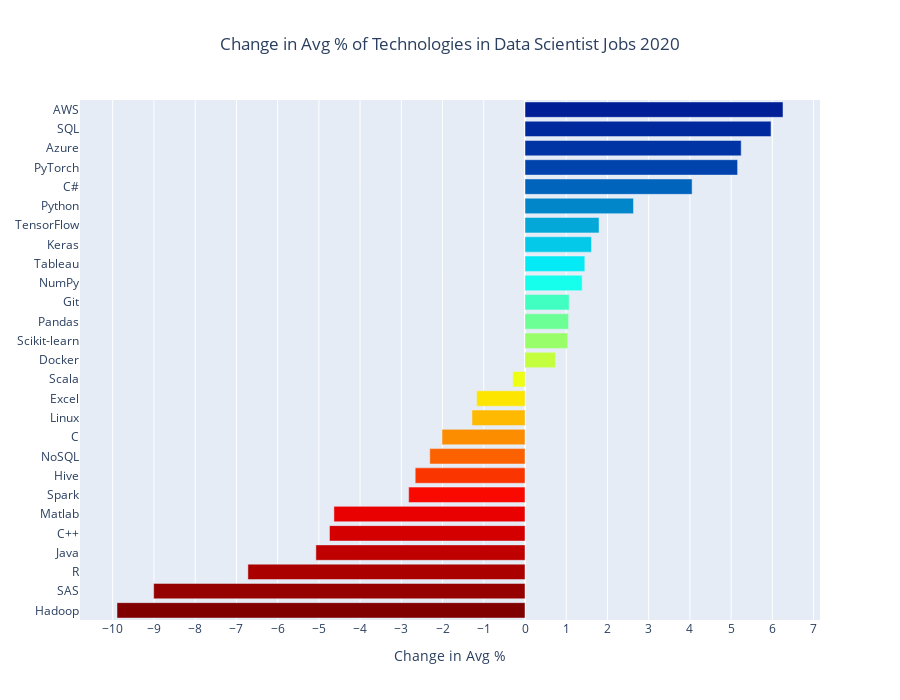

Here is the notebook cell this chart was saved with:
### Code cell
cmax=50
cmin=200
color_s = np.linspace(cmin, cmax, 30)

data = [
    go.Bar(
        y=df_over_five_all_c.index,          
        x=df_over_five_all_c['Change in Avg'],
        orientation='h',
        marker=dict(
            colorscale='Jet',
            #cauto=True,
            color=color_s
        ),
        
        
        # text=p_s_df['Score'],
        # textposition='outside',
        # textfont=dict(size=10)
    )
]

layout = {
    'title': 'Change in Avg % of Technologies in Data Scientist Jobs 2020',
    'xaxis': {'title': 'Change in Avg %', 'tickmode': 'linear'},

    'title_x':0.5,
    'height': 700
    
}

fig = go.Figure(data=data, layout=layout)
py.iplot(fig)

### Figure 1 — Plotly figure (JSON) as saved in the notebook; plotly's stock layout.template omitted (floating-point values rounded to 4 significant figures)
{"data": [{"marker": {"color": [200, 194.8, 189.7, 184.5, 179.3, 174.1, 169.0, 163.8, 158.6, 153.4, 148.3, 143.1, 137.9, 132.8, 127.6, 122.4, 117.2, 112.1, 106.9, 101.7, 96.55, 91.38, 86.21, 81.03, 75.86, 70.69, 65.52, 60.34, 55.17, 50], "colorscale": [[0, "rgb(0,0,131)"], [0.2, "rgb(0,60,170)"], [0.4, "rgb(5,255,255)"], [0.6, "rgb(255,255,0)"], [0.8, "rgb(250,0,0)"], [1, "rgb(128,0,0)"]]}, "orientation": "h", "type": "bar", "x": [-9.897, -9.008, -6.722, -5.073, -4.742, -4.635, -2.822, -2.663, -2.31, -2.013, -1.286, -1.173, -0.2973, 0.7404, 1.038, 1.057, 1.072, 1.387, 1.451, 1.612, 1.796, 2.631, 4.054, 5.157, 5.244, 5.968, 6.258], "y": ["Hadoop", "SAS", "R", "Java", "C++", "Matlab", "Spark", "Hive", "NoSQL", "C", "Linux", "Excel", "Scala", "Docker", "Scikit-learn", "Pandas", "Git", "NumPy", "Tableau", "Keras", "TensorFlow", "Python", "C#", "PyTorch", "Azure", "SQL", "AWS"]}], "layout": {"height": 700, "title": {"text": "Change in Avg % of Technologies in Data Scientist Jobs 2020", "x": 0.5}, "xaxis": {"tickmode": "linear", "title": {"text": "Change in Avg %"}}}}
